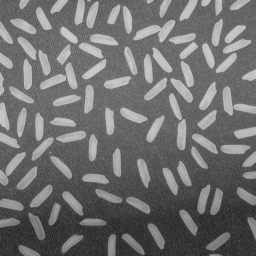
%> input picture 7-14rice_advanced/rice.png, 256 x 256 px
$ octave --eval "fix_rice_stick_by_cross_product;"   (GNU Octave 9; MATLAB toolbox functions it lacks are replaced by stand-ins)
%> lines starting %> are read from the running program, lines starting %| are printed output that depends on the picture; in (x1, y1, x2, y2) boxes, pixels count from 0 and x2, y2 are one past the last pixel; in counts of white or black regions, pixels touching at a corner belong together; the program's own positions count from 1
function fix_rice_stick_by_cross_product()
I = imread('rice.png');%读入图像
%> I is the input picture: size 256x256 uint8; min 40, max 204, mean 111.2

%直接处理边缘吧
%不考虑用for循环判断边缘的方式了
J = edge(I,'canny');
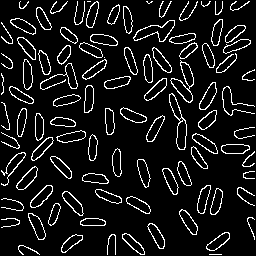
%> J: size 256x256 logical; 9.5% white in thin lines or dots
%figure,imshow(J);
K = imfill(J,'holes');
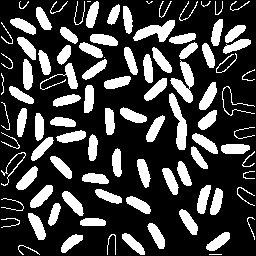
%> K: size 256x256 logical; 25.8% white; 96 white regions (5 under 20 px), largest, box (x1, y1, x2, y2) and area: (170, 60, 194, 103) 485, (169, 93, 187, 150) 472, (133, 20, 175, 42) 461
%figure,imshow(K);
SE = strel('disk',3);%用于膨胀腐蚀及开闭运算等操作的结构元素对象
%对图像实现开运算，开运算一般能平滑图像的轮廓，消弱狭窄的部分，去掉细的突出。
L0 = imopen(K,SE);
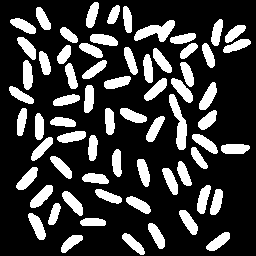
%> L0: size 256x256 logical; 23.5% white; 67 white regions, largest, box (x1, y1, x2, y2) and area: (169, 94, 187, 150) 468, (134, 20, 175, 42) 456, (30, 185, 53, 208) 272
L0=uint8(L0);
figure,imshow(L0);

BW = im2bw(L0, graythresh(L0));%转换成2进制图像

[B,L] = bwboundaries(BW,'noholes');%寻找边缘，不包括孔
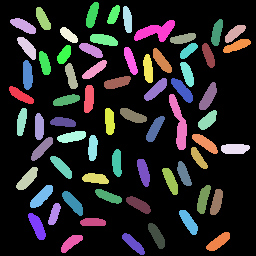
%> L: size 256x256 double; 68 distinct labels, from 0 to 67; one colour per label, 0 black
%> B = 67 boundaries; largest, box (x1, y1, x2, y2) and points: (169, 94, 187, 150) 118, (134, 20, 175, 42) 100, (197, 185, 211, 214) 64, (23, 60, 33, 90) 63, (57, 131, 86, 143) 63

imshow(label2rgb(L, @jet, [.5 .5 .5]))%显示图像
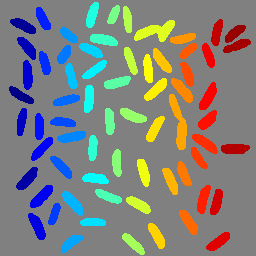
%> displayed picture: size 256x256x3, on the screen's scale of 0 to 255; mean R, G, B 127.3, 128.7, 125.1
hold on
for k = 1:length(B)
   boundary = B{k};
   plot(boundary(:,2), boundary(:,1), 'w', 'LineWidth', 2)
end%整个循环表示的是描边
%> this loop made 67 passes

%遍历B
stick_tag=0;
for k = 1:length(B)
   boundary = B{k};
   [row col]=size(boundary);
   %if row<70 %观察米粒数据集可发现，正常的米粒的边界像素都小于70
    %   continue;
   %end
   %叉乘检测
   step=15;
   for i=1:row
      if (i+2*step)<=row
          %[ay,ax]=boundary(i,:);
          ay=boundary(i,1);
          ax=boundary(i,2);
          %[by,bx]=boundary(i+step,:);
          by=boundary(i+step,1);
          bx=boundary(i+step,2);
          %[cy,cx]=boundary(i+2*step,:);
          cy=boundary(i+2*step,1);
          cx=boundary(i+2*step,2);

          a=[bx-ax ,by-ay ];
          b=[cx-bx ,cy-by ];

          a=a/sqrt((bx-ax)^2+(by-ay )^2 );
          b=b/sqrt((cx-bx)^2+(cy-by )^2 );

          vector_k=a(1)*b(2)-b(1)*a(2);
          if vector_k < 0
              stick_tag= stick_tag+1;
              row
              break;
          end
      end
   end

end
%> this loop made 67 passes
%> row on passes 1 to 12: 57, 57, 55, 53, 61, 63, 62, 58, 55, 58, 53, 54
%> after the loop, a = [-0.555 0.832]; ax = 244; ay = 26; b = [-0.995 -0.0995]; bx = 236; by = 38; cx = 226; cy = 37; stick_tag = 2; vector_k = 0.883
stick_tag
%> stick_tag = 2
%> `fix_rice_stick_by_cross_product;`:
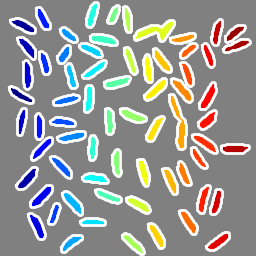
%> figure redrawn from the program's plot data

end
